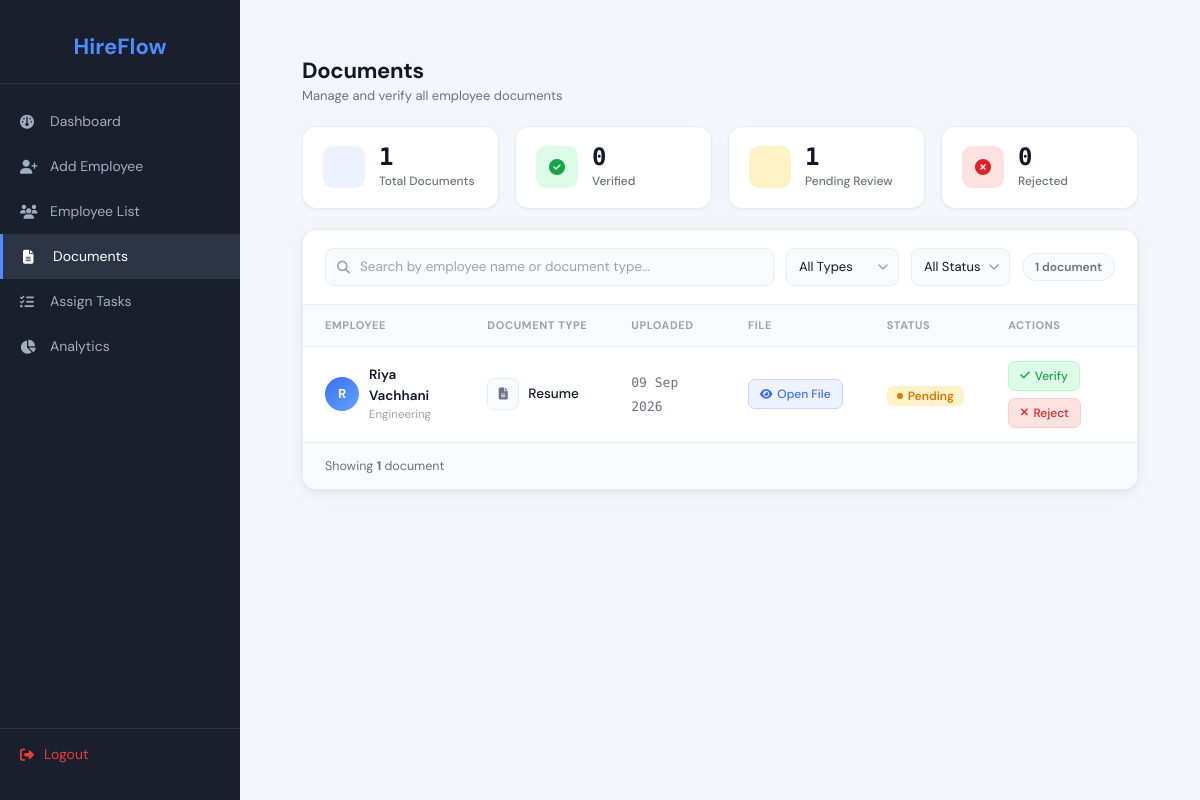
The page /hr/documents/ (signed in) on the database its author committed.
### onboarding/models.py (models this page shows, shortened)
class Document(models.Model):
    DOCUMENT_TYPES = [
        ('resume', 'Resume'),
        ('id_proof', 'ID Proof'),
        ('address_proof', 'Address Proof'),
        ('certificate', 'Certificate'),
        ('other', 'Other'),
    ]
    employee = models.ForeignKey(Employee, on_delete=models.CASCADE, related_name='documents')
    document_type = models.CharField(max_length=50, choices=DOCUMENT_TYPES)
    file = models.FileField(upload_to='documents/')
    uploaded_at = models.DateTimeField(auto_now_add=True)
    verified = models.BooleanField(default=False)
    rejected = models.BooleanField(default=False)
    rejection_reason = models.TextField(blank=True, null=True)

### accounts/models.py (models this page shows, shortened)
class Employee(models.Model):
    ROLE_CHOICES = [
        ('HR', 'HR'),
        ('EMPLOYEE', 'Employee'),
    ]
    STATUS_CHOICES = [
        ('onboarding', 'Onboarding'),
        ('active', 'Active'),
        ('inactive', 'Inactive'),
    ]
    user = models.OneToOneField(User, on_delete=models.CASCADE)
    employee_id = models.CharField(max_length=20, unique=True)
    role = models.CharField(max_length=10, choices=ROLE_CHOICES)
    full_name = models.CharField(max_length=100)
    email = models.EmailField(unique=True)
    phone = models.CharField(max_length=15, blank=True)
    department = models.CharField(max_length=100, blank=True)
    position = models.CharField(max_length=100, blank=True)
    joining_date = models.DateField(null=True, blank=True)
    status = models.CharField(max_length=20, choices=STATUS_CHOICES, default='onboarding')
    resume = models.FileField(upload_to='resumes/', blank=True, null=True)
    skills = models.TextField(blank=True)
    onboarding_progress = models.IntegerField(default=0)

### onboarding/views.py (the view)
    def wrapper(request, *args, **kwargs):
        if not request.user.is_authenticated:
            return redirect('/')
        try:
            Employee.objects.get(user=request.user, role='HR')
        except Employee.DoesNotExist:
            return redirect('/')
        return view_func(request, *args, **kwargs)

### onboarding/context_processors.py (called while the page is built)
def user_role(request):
    is_hr       = False
    is_employee = False
    if request.user.is_authenticated:
        try:
            emp         = Employee.objects.get(user=request.user)
            is_hr       = emp.role == 'HR'
            is_employee = emp.role == 'EMPLOYEE'
        except Employee.DoesNotExist:
            pass
    return {'is_hr': is_hr, 'is_employee': is_employee}

### onboarding/views.py (called while the page is built)
def hr_required(view_func):
    def wrapper(request, *args, **kwargs):
        if not request.user.is_authenticated:
            return redirect('/')
        try:
            Employee.objects.get(user=request.user, role='HR')
        except Employee.DoesNotExist:
            return redirect('/')
        return view_func(request, *args, **kwargs)
    return wrapper

@hr_required
def document_list(request):
    documents = Document.objects.select_related('employee').all()
    return render(request, 'document_list.html', {'documents': documents})

### templates/document_list.html (shortened to what this page needs)
{% extends "base.html" %}
{% block content %}
<div class="ph">
  <div>
    <h2 class="ph-title">Documents</h2>
    <p class="ph-sub">Manage and verify all employee documents</p>
  </div>
</div>
<div class="stats-row">
  <div class="stat-card">
    <div class="stat-icon stat-icon-blue"></div>
    <div><div class="stat-num" id="stat-total">—</div><div class="stat-label">Total Documents</div></div>
  </div>
  <div class="stat-card">
    <div class="stat-icon stat-icon-green"><i class="fa fa-check-circle"></i></div>
    <div><div class="stat-num" id="stat-verified">—</div><div class="stat-label">Verified</div></div>
  </div>
  <div class="stat-card">
    <div class="stat-icon stat-icon-yellow"></div>
    <div><div class="stat-num" id="stat-pending">—</div><div class="stat-label">Pending Review</div></div>
  </div>
  <div class="stat-card">
    <div class="stat-icon stat-icon-red"><i class="fa fa-times-circle"></i></div>
    <div><div class="stat-num" id="stat-rejected">—</div><div class="stat-label">Rejected</div></div>
  </div>
</div>
<div class="main-card">
  <div class="toolbar">
    <div class="search-wrap">
      <input type="text" class="search-input" id="docSearch"
             placeholder="Search by employee name or document type…">
    </div>
    <select class="filter-select" id="filterType">
      <option value="">All Types</option>
    </select>
    <select class="filter-select" id="filterStatus">
      <option value="">All Status</option>
    </select>
    <span class="doc-count-pill" id="countLabel">Loading…</span>
  </div>
  <div style="overflow-x:auto;">
    <table class="doc-table" id="docTable">
      <thead>
        <tr>
          <th>Employee</th>
          <th>Document Type</th>
          <th>Uploaded</th>
          <th>File</th>
          <th>Status</th>
          <th>Actions</th>
        </tr>
      </thead>
      <tbody>
        {% for doc in documents %}
        <tr
          data-type="{{ doc.document_type }}"
          data-status="{% if doc.verified %}verified{% elif doc.rejected %}rejected{% else %}pending{% endif %}"
          data-search="{{ doc.employee.full_name|lower }} {{ doc.get_document_type_display|lower }}"
        >
          <td>
            <a href="{% url 'employee_profile' doc.employee.pk %}" class="emp-cell" title="View {{ doc.employee.full_name }}'s profile">
              <div class="emp-avatar">{{ doc.employee.full_name|first }}</div>
              <div>
                <div class="emp-name-text">{{ doc.employee.full_name }}</div>
                <div class="emp-dept">{{ doc.employee.department }}</div>
              </div>
            </a>
          </td>
          <td>
            <div class="doc-type-cell">
              <div class="doc-icon">
                {% if 'id' in doc.document_type %}<i class="fa fa-id-card"></i>
                {% elif 'cert' in doc.document_type %}<i class="fa fa-certificate"></i>
                {% elif 'resume' in doc.document_type %}<i class="fa fa-file-text"></i>
                {% elif 'offer' in doc.document_type %}<i class="fa fa-envelope-open"></i>
                {% else %}<i class="fa fa-file"></i>{% endif %}
              </div>
              <span class="doc-type-name">{{ doc.get_document_type_display }}</span>
            </div>
          </td>
          <td><span class="date-text">{{ doc.uploaded_at|date:"d M Y"|default:"—" }}</span></td>
          <td>
            {% if doc.file %}
            <a href="{{ doc.file.url }}" class="btn-view" target="_blank" rel="noopener"
               onclick="event.stopPropagation()">
              <i class="fa fa-eye" style="font-size:11px;"></i> Open File
            </a>
            {% else %}
            <span style="font-size:12px;color:var(--text-3);">No file</span>
            {% endif %}
          </td>
          <td>
            {% if doc.verified %}
              <span class="badge badge-success"><span class="badge-dot"></span>Verified</span>
            {% else %}
              <span class="badge badge-warning"><span class="badge-dot"></span>Pending</span>
            {% endif %}
          </td>
          <td>
            <div class="actions-cell">
              {% if not doc.verified and not doc.rejected %}
                <a href="{% url 'verify_document' doc.pk %}" class="btn-verify">
                  <i class="fa fa-check" style="font-size:11px;"></i> Verify
                </a>
                <button
                  class="btn-reject"
                  onclick="openRejectModal({{ doc.pk }}, '{{ doc.employee.full_name|escapejs }}', '{{ doc.get_document_type_display|escapejs }}')"
                >
                  <i class="fa fa-times" style="font-size:11px;"></i> Reject
                </button>
              {% endif %}
            </div>
          </td>
        </tr>
        {% endfor %}
      </tbody>
    </table>
  </div>
  <div class="pagination-row">
    <span class="page-info" id="pageInfo">
      {% if page_obj %}
        Showing <strong>{{ documents|length }}</strong> of <strong>{{ page_obj.paginator.count }}</strong> documents
      {% else %}
        Showing <strong>{{ documents|length }}</strong> document{{ documents|length|pluralize }}
      {% endif %}
    </span>
  </div>
</div>
{% endblock %}

### templates/base.html (style rules this page uses)
body { display: flex; min-height: 100vh; background: #f4f6f9; }
.stat-card { background: white; border-radius: 12px; padding: 20px; box-shadow: 0 2px 10px rgba(0,0,0,0.06); display: flex; align-items: center; gap: 15px; }
.stat-icon { width: 50px; height: 50px; border-radius: 10px; display: flex; align-items: center; justify-content: center; font-size: 20px; color: white; }

### rows shown on the page
Document: employee.full_name|first "R", employee.full_name "Riya Vachhani", employee.department "Engineering", document_type "Resume", uploaded_at "09 Sep 2026", verified False (drawn)

### other values the page prints
{{ documents|length }} "1"
